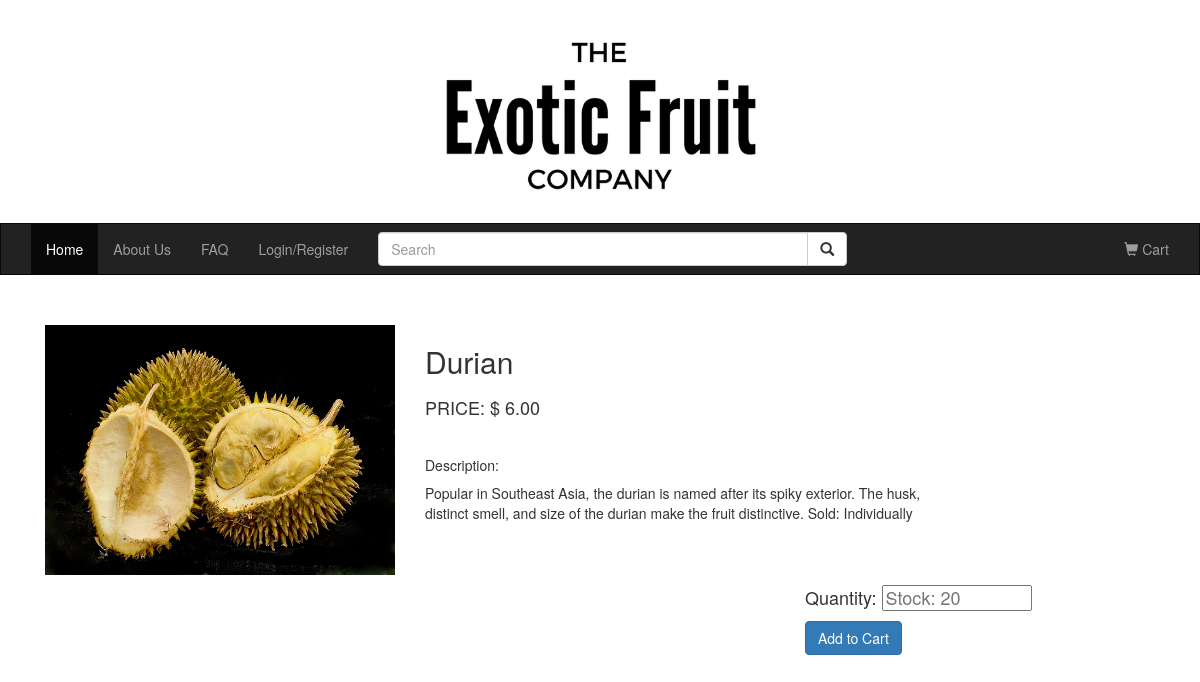
Before: /allFruitInfo.php?prod_id=1 with the older database file.
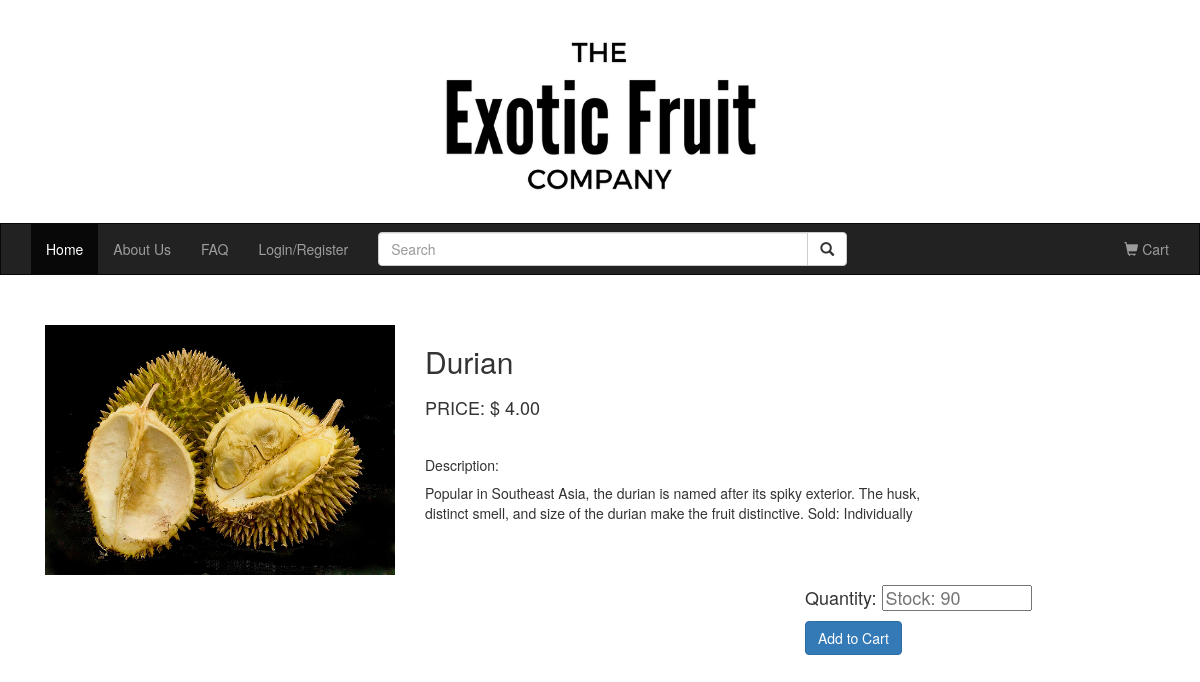
After: the same page with the newer database file.
### tables this page shows
CREATE TABLE IF NOT EXISTS `product` (
  `prod_id` INT NOT NULL AUTO_INCREMENT COMMENT 'customer id',
  `prod_name` VARCHAR(200) NOT NULL COMMENT 'product name',
  `prod_desc` MEDIUMTEXT NOT NULL COMMENT 'product description',
  `stock_amount` INT NOT NULL,
  `unit_price` VARCHAR(45) NOT NULL,
  `photo` VARCHAR(200) NOT NULL,
  PRIMARY KEY (`prod_id`));

### src/model/db_functions.php (called while the page is built, shortened)
<?php
function getProductInfo($prod_id) {
    global $dbc;
		$query = 'SELECT prod_id, prod_name, prod_desc, stock_amount, unit_price, photo FROM product WHERE prod_id = (:prod_id)';
		$statement = $dbc->prepare($query);
    $statement->bindValue(':prod_id', $prod_id);
		$statement->execute();
		$productInfo = $statement->fetchAll();
		return $productInfo;
}
?>

### src/allFruitInfo.php (the view, shortened to what this page needs)
<?php
require_once 'model/db_connect.php';
require_once 'model/db_functions.php';
require_once 'view/header.php';
$prod_id = filter_input(INPUT_GET,  'prod_id', FILTER_VALIDATE_INT);
$productInfo = getProductInfo($prod_id);
for ($i = 0; $i < count($productInfo); $i++){
  $prod = $productInfo[$i];
}
$productStock = $prod['stock_amount'];
?>
<div class="container">
  <div class="container-fluid">
    <?php
      echo
       "<div class='row'>
            <div class='col-sm-4'><img src='" . $prod['photo'] . "' width='350px' height='250px'></div>
            <div class='col-sm-6'><h2>" . $prod['prod_name'] . "</h2></div>
            <div class='col-sm-6'><h4>PRICE: $ " . " " . $prod['unit_price'] . "</h4></div>
            <div class='col-sm-6'><br></div>
            <div class='col-sm-6'><h5>Description: </div>
            <div class='col-sm-6'>" . $prod['prod_desc'] ."</div>
        </div>
        "
    ?>
    <div class="row">
        <div class="col-sm-4"></div>
        <div class='col-sm-4'></div>
        <div class="col-sm-4">
            <div class="dropdown">
              <form action="addToCart.php" method="post" >
                <h4>Quantity:
                  <input type="number" style="width:150px" min="1" max="<?php print $productStock; ?>"name="quantity" placeholder="Stock: <?php print $productStock; ?>" />
                </h4>
            </div>
        </div>
    </div>
      <div class="row">
            <div class="col-sm-4"></div>
            <div class='col-sm-4'></div>
            <div class="col-sm-4">
                    <button type="submit" class="btn btn-primary btn-md">Add to Cart</button>
            </div>
      </div>
  </div>
</div>
<br>
<br>
</body>
</html>

Changed rows visible on the page:
changed product "Durian": unit_price "6.00" → "4.00"; quantity "Stock: 20" → "Stock: 90"
